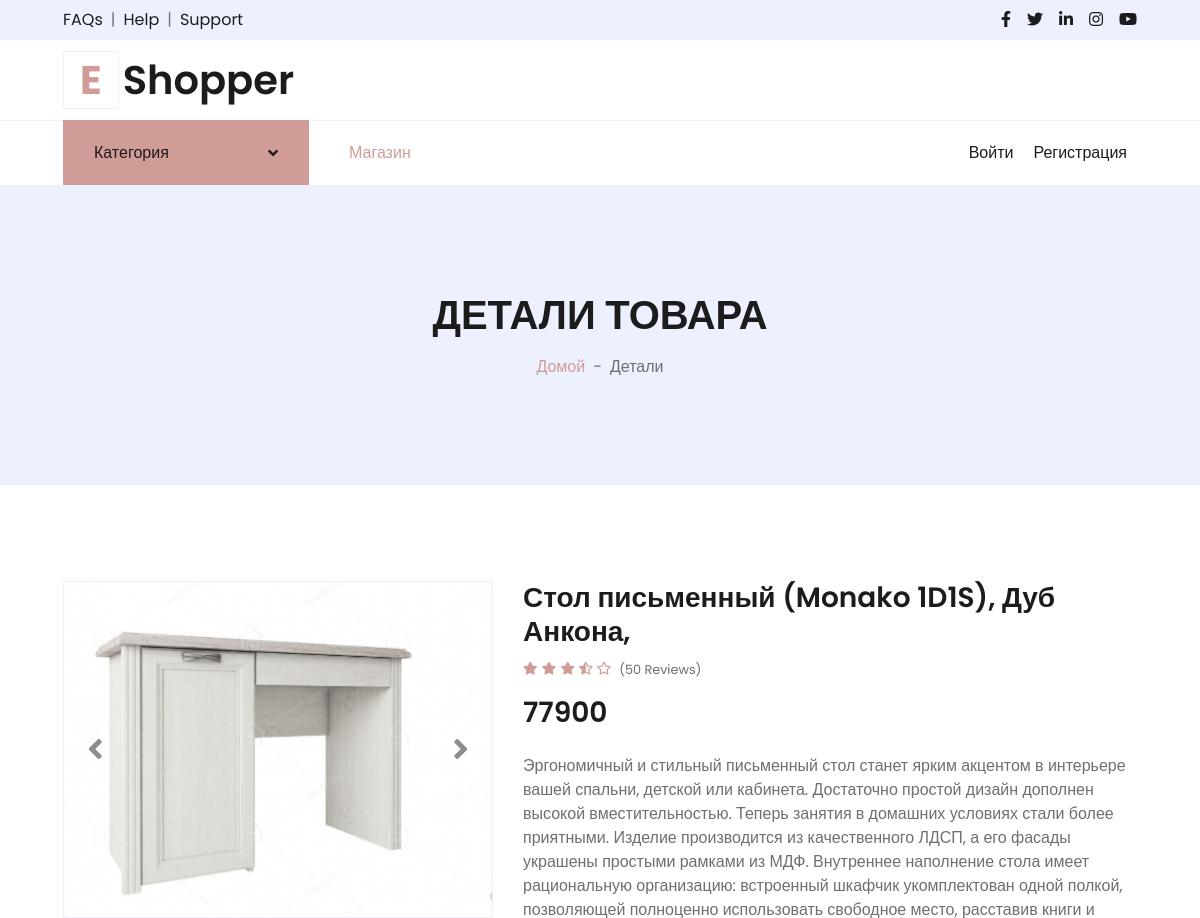
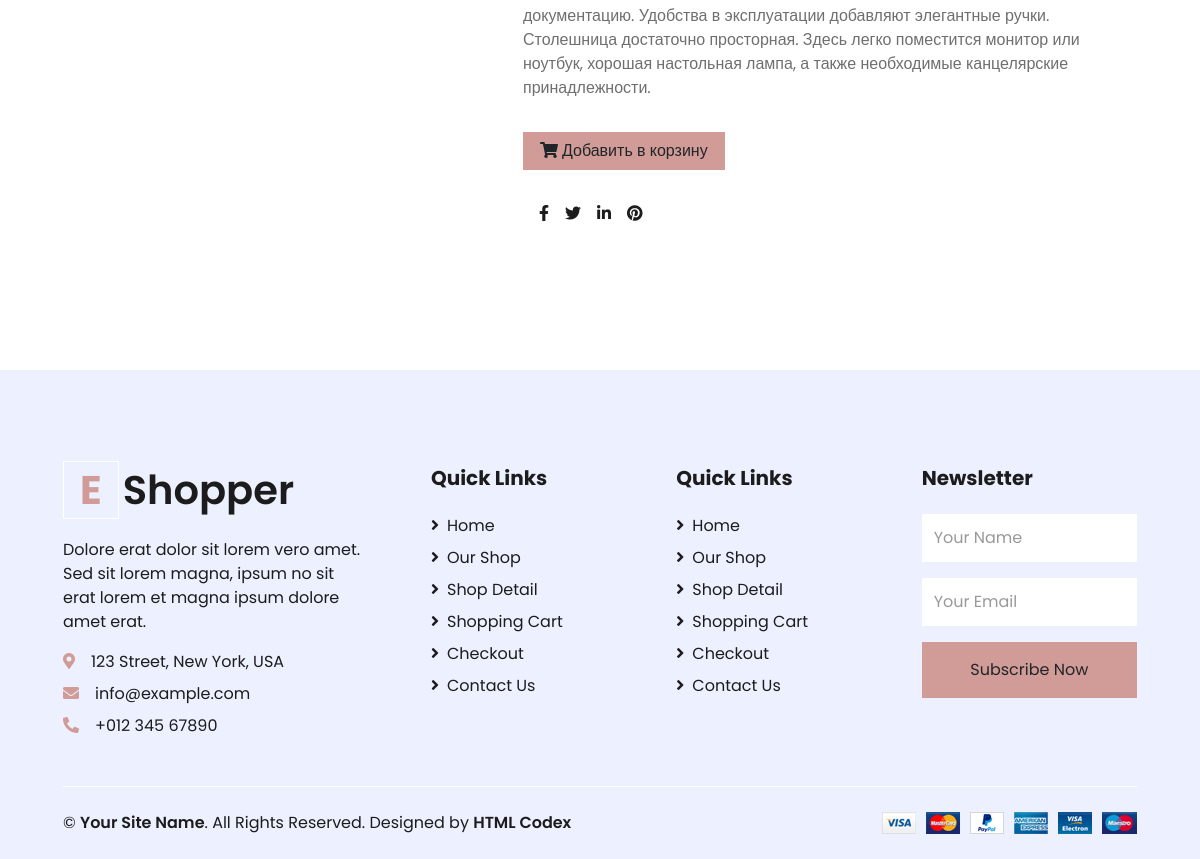
Page /details/2/ on the committed database (2 pictures, top to bottom).
### core/models.py (models this page shows, shortened)
class Furniture(models.Model):
    photo = models.ImageField(upload_to="photos/%Y/%m/%d/", verbose_name="Фото")
    category = models.ForeignKey("Category", on_delete=models.CASCADE, verbose_name="Категория")
    name = models.CharField(max_length=100, verbose_name="Название")
    price = models.IntegerField(verbose_name="Цена")
    created_at = models.DateTimeField(auto_now_add=True,verbose_name="Создано")
    updated_at = models.DateTimeField(auto_now=True,verbose_name="Последний изм.")
    rating = models.IntegerField(default=5,verbose_name="rating")
    published_status = models.IntegerField(default=0, verbose_name="Публиковать?")
    desc = models.TextField(verbose_name="Описание")
    class Meta:
        verbose_name = "Мебель"
        verbose_name_plural = "Мебели"

### core/views.py (the view)
# urls.py: path('details/<int:id>/', details, name = 'details'),
def details(request,id):
    category = Category.objects.all()
    books = get_object_or_404(Furniture,id=id)
    context={
        "category":category,
        "books":books
    }
    return render(request, "core/detail.html", context)

### core/templates/core/detail.html (shortened to what this page needs)
{% load static %}
<!DOCTYPE html>
<html lang="en">
<head>
    <link href="https://cdnjs.cloudflare.com/ajax/libs/font-awesome/5.10.0/css/all.min.css" rel="stylesheet">
    <link href="{% static 'core/lib/owlcarousel/assets/owl.carousel.min.css' %}" rel="stylesheet">
    <link href="{% static 'core/css/style.css' %}" rel="stylesheet">
</head>
<body>
    <div class="container-fluid">
        <div class="row bg-secondary py-2 px-xl-5">
            <div class="col-lg-6 d-none d-lg-block">
                <div class="d-inline-flex align-items-center">
                    <a class="text-dark" href="">FAQs</a>
                    <span class="text-muted px-2">|</span>
                    <a class="text-dark" href="">Help</a>
                    <span class="text-muted px-2">|</span>
                    <a class="text-dark" href="">Support</a>
                </div>
            </div>
            <div class="col-lg-6 text-center text-lg-right">
                <div class="d-inline-flex align-items-center">
                    <a class="text-dark px-2" href="">
                        <i class="fab fa-facebook-f"></i>
                    </a>
                    <a class="text-dark px-2" href="">
                        <i class="fab fa-twitter"></i>
                    </a>
                    <a class="text-dark px-2" href="">
                        <i class="fab fa-linkedin-in"></i>
                    </a>
                    <a class="text-dark px-2" href="">
                        <i class="fab fa-instagram"></i>
                    </a>
                    <a class="text-dark pl-2" href="">
                        <i class="fab fa-youtube"></i>
                    </a>
                </div>
            </div>
        </div>
        <div class="row align-items-center py-3 px-xl-5">
            <div class="col-lg-3 d-none d-lg-block">
                <a href="" class="text-decoration-none">
                    <h1 class="m-0 display-5 font-weight-semi-bold"><span class="text-primary font-weight-bold border px-3 mr-1">E</span>Shopper</h1>
                </a>
            </div>
        </div>
    </div>
    <div class="container-fluid">
        <div class="row border-top px-xl-5">
            <div class="col-lg-3 d-none d-lg-block">
                <a class="btn shadow-none d-flex align-items-center justify-content-between bg-primary text-white w-100" data-toggle="collapse" href="#navbar-vertical" style="height: 65px; margin-top: -1px; padding: 0 30px;">
                    <h6 class="m-0">Категория</h6>
                    <i class="fa fa-angle-down text-dark"></i>
                </a>
            </div>
            <div class="col-lg-9">
                <nav class="navbar navbar-expand-lg bg-light navbar-light py-3 py-lg-0 px-0">
                    <div class="collapse navbar-collapse justify-content-between" id="navbarCollapse">
                         <div class="navbar-nav mr-auto py-0">
                            <a href="{% url 'home' %}" class="nav-item nav-link active">Магазин</a>
                        </div>
                        <div class="navbar-nav ml-auto py-0">
                        {% if not request.user.is_authenticated %}
                            <a href="{% url 'login' %}" class="nav-item nav-link">Войти</a>
                            <a href="{% url 'registration' %}" class="nav-item nav-link">Регистрация</a>
                        {% endif %}
                        </div>
                    </div>
                </nav>
            </div>
        </div>
    </div>
    <div class="container-fluid bg-secondary mb-5">
        <div class="d-flex flex-column align-items-center justify-content-center" style="min-height: 300px">
            <h1 class="font-weight-semi-bold text-uppercase mb-3">Детали Товара</h1>
            <div class="d-inline-flex">
                <p class="m-0"><a href="">Домой</a></p>
                <p class="m-0 px-2">-</p>
                <p class="m-0">Детали</p>
            </div>
        </div>
    </div>
    <div class="container-fluid py-5">
        <div class="row px-xl-5">
            <div class="col-lg-5 pb-5">
                <div id="product-carousel" class="carousel slide" data-ride="carousel">
                    <div class="carousel-inner border">
                        <div class="carousel-item active">
                            <img class="w-100 h-100" src="{{ books.photo.url }}" alt="Image">
                        </div>
                    </div>
                    <a class="carousel-control-prev" href="#product-carousel" data-slide="prev">
                        <i class="fa fa-2x fa-angle-left text-dark"></i>
                    </a>
                    <a class="carousel-control-next" href="#product-carousel" data-slide="next">
                        <i class="fa fa-2x fa-angle-right text-dark"></i>
                    </a>
                </div>
            </div>
            <div class="col-lg-7 pb-5">
                <h3 class="font-weight-semi-bold">{{ books.name }}</h3>
                <div class="d-flex mb-3">
                    <div class="text-primary mr-2">
                        <small class="fas fa-star"></small>
                        <small class="fas fa-star"></small>
                        <small class="fas fa-star"></small>
                        <small class="fas fa-star-half-alt"></small>
                        <small class="far fa-star"></small>
                    </div>
                    <small class="pt-1">(50 Reviews)</small>
                </div>
                <h3 class="font-weight-semi-bold mb-4">{{books.price}}</h3>
                <p class="mb-4">{{ books.desc }}</p>
                <div class="d-flex align-items-center mb-4 pt-2">
                   <a href="{% url 'card_add' books.id %}"><button class="btn btn-primary px-3"><i class="fa fa-shopping-cart mr-1"></i>Добавить в корзину</button></a>
                </div>
                <div class="d-flex pt-2">
                    <div class="d-inline-flex">
                        <a class="text-dark px-2" href="">
                            <i class="fab fa-facebook-f"></i>
                        </a>
                        <a class="text-dark px-2" href="">
                            <i class="fab fa-twitter"></i>
                        </a>
                        <a class="text-dark px-2" href="">
                            <i class="fab fa-linkedin-in"></i>
                        </a>
                        <a class="text-dark px-2" href="">
                            <i class="fab fa-pinterest"></i>
                        </a>
                    </div>
                </div>
            </div>
        </div>
    </div>
    <div class="container-fluid bg-secondary text-dark mt-5 pt-5">
        <div class="row px-xl-5 pt-5">
            <div class="col-lg-4 col-md-12 mb-5 pr-3 pr-xl-5">
                <a href="" class="text-decoration-none">
                    <h1 class="mb-4 display-5 font-weight-semi-bold"><span class="text-primary font-weight-bold border border-white px-3 mr-1">E</span>Shopper</h1>
                </a>
                <p>Dolore erat dolor sit lorem vero amet. Sed sit lorem magna, ipsum no sit erat lorem et magna ipsum dolore amet erat.</p>
                <p class="mb-2"><i class="fa fa-map-marker-alt text-primary mr-3"></i>123 Street, New York, USA</p>
                <p class="mb-2"><i class="fa fa-envelope text-primary mr-3"></i>info@example.com</p>
                <p class="mb-0"><i class="fa fa-phone-alt text-primary mr-3"></i>+012 345 67890</p>
            </div>
            <div class="col-lg-8 col-md-12">
                <div class="row">
                    <div class="col-md-4 mb-5">
                        <h5 class="font-weight-bold text-dark mb-4">Quick Links</h5>
                        <div class="d-flex flex-column justify-content-start">
                            <a class="text-dark mb-2" href="index.html"><i class="fa fa-angle-right mr-2"></i>Home</a>
                            <a class="text-dark mb-2" href="shop.html"><i class="fa fa-angle-right mr-2"></i>Our Shop</a>
                            <a class="text-dark mb-2" href="detail.html"><i class="fa fa-angle-right mr-2"></i>Shop Detail</a>
                            <a class="text-dark mb-2" href="cart.html"><i class="fa fa-angle-right mr-2"></i>Shopping Cart</a>
                            <a class="text-dark mb-2" href="checkout.html"><i class="fa fa-angle-right mr-2"></i>Checkout</a>
                            <a class="text-dark" href="contact.html"><i class="fa fa-angle-right mr-2"></i>Contact Us</a>
                        </div>
                    </div>
                    <div class="col-md-4 mb-5">
                        <h5 class="font-weight-bold text-dark mb-4">Quick Links</h5>
                        <div class="d-flex flex-column justify-content-start">
                            <a class="text-dark mb-2" href="index.html"><i class="fa fa-angle-right mr-2"></i>Home</a>
                            <a class="text-dark mb-2" href="shop.html"><i class="fa fa-angle-right mr-2"></i>Our Shop</a>
                            <a class="text-dark mb-2" href="detail.html"><i class="fa fa-angle-right mr-2"></i>Shop Detail</a>
                            <a class="text-dark mb-2" href="cart.html"><i class="fa fa-angle-right mr-2"></i>Shopping Cart</a>
                            <a class="text-dark mb-2" href="checkout.html"><i class="fa fa-angle-right mr-2"></i>Checkout</a>
                            <a class="text-dark" href="contact.html"><i class="fa fa-angle-right mr-2"></i>Contact Us</a>
                        </div>
                    </div>
                    <div class="col-md-4 mb-5">
                        <h5 class="font-weight-bold text-dark mb-4">Newsletter</h5>
                        <form action="">
                            <div class="form-group">
                                <input type="text" class="form-control border-0 py-4" placeholder="Your Name" required="required" />
                            </div>
                            <div class="form-group">
                                <input type="email" class="form-control border-0 py-4" placeholder="Your Email"
                                    required="required" />
                            </div>
                            <div>
                                <button class="btn btn-primary btn-block border-0 py-3" type="submit">Subscribe Now</button>
                            </div>
                        </form>
                    </div>
                </div>
            </div>
        </div>
        <div class="row border-top border-light mx-xl-5 py-4">
            <div class="col-md-6 px-xl-0">
                <p class="mb-md-0 text-center text-md-left text-dark">
                    &copy; <a class="text-dark font-weight-semi-bold" href="#">Your Site Name</a>. All Rights Reserved. Designed
                    by
                    <a class="text-dark font-weight-semi-bold" href="https://htmlcodex.com">HTML Codex</a>
                </p>
            </div>
            <div class="col-md-6 px-xl-0 text-center text-md-right">
                <img class="img-fluid" src="img/payments.png" alt="">
            </div>
        </div>
    </div>
</body>
</html>

### rows in the picture
Furniture: photo (picture), name "Стол письменный (Monako 1D1S), Дуб Анкона,", price "77900", desc "Эргономичный и стильный письменный стол станет ярким акцентом в интерьере вашей спальни, детской или кабинета. Достаточно простой дизайн дополнен высокой вместительностью. Теперь занятия в домашних условиях стали более приятными. Изделие производится из качественного ЛДСП, а его фасады украшены простыми рамками из МДФ. Внутреннее наполнение стола имеет рациональную организацию: встроенный шкафчик укомплектован одной полкой, позволяющей полноценно использовать свободное место, расставив книги и документацию. Удобства в эксплуатации добавляют элегантные ручки. Столешница достаточно просторная. Здесь легко поместится монитор или ноутбук, хорошая настольная лампа, а также необходимые…"
